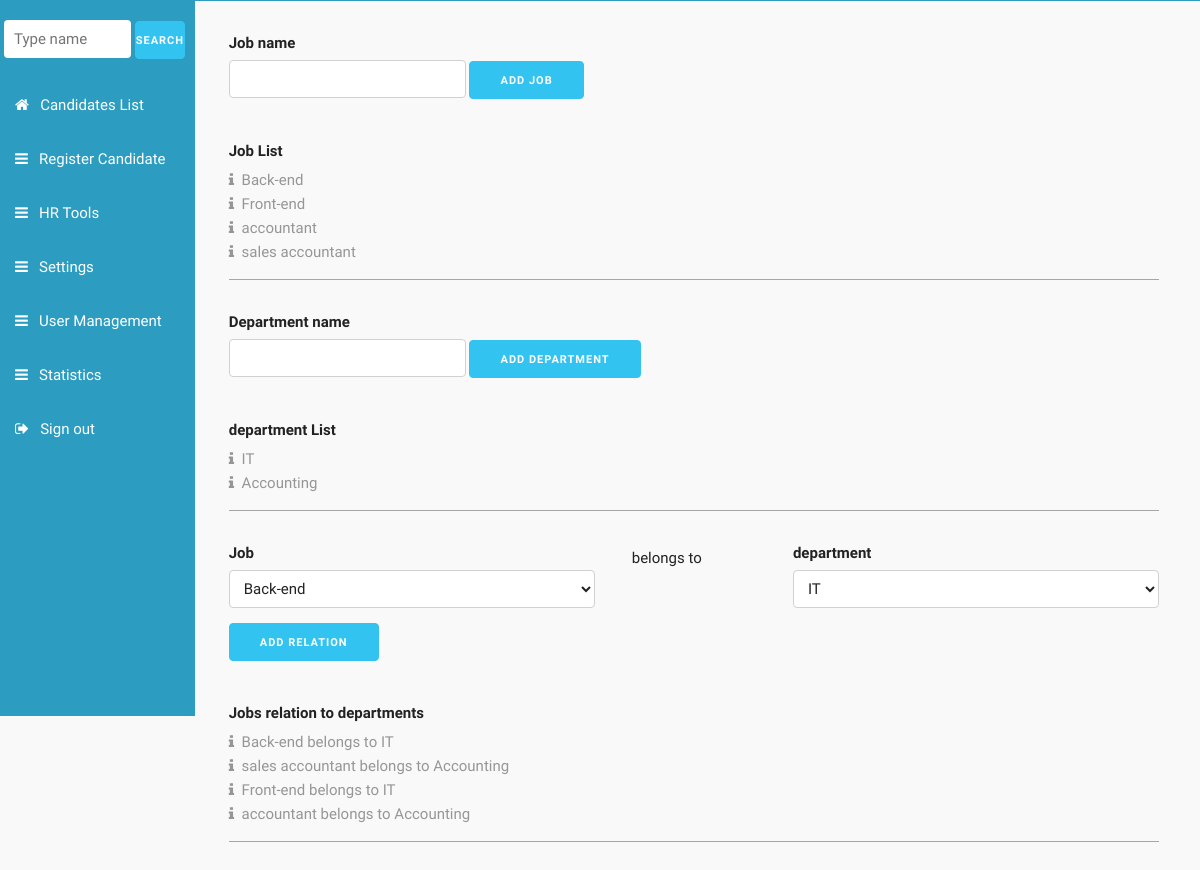
The page /settings.php (signed in) on the database its author committed.
### tables this page shows
CREATE TABLE IF NOT EXISTS `jobs` (
  `description` varchar(255) NOT NULL,
`id` int(11) NOT NULL
);

CREATE TABLE IF NOT EXISTS `departments` (
`id` int(11) NOT NULL,
  `description` varchar(255) NOT NULL
);

### lib/functions.php (called while the page is built, shortened)
<?php
function job_list(){
    Global $link;
    $result = $link->query("SELECT  * FROM  `jobs`");
    while ($row = $result->fetch_assoc()) {
        $jobs[]= $row;
    }
    return $jobs;
}
function job_to_department_list(){
    Global $link;
    $result = $link->query("SELECT `departments`.`description` as department, `jobs`.`description` as job  FROM `jobs_to_departments`
left join `jobs` on `jobs`.`id` = `jobs_to_departments`.`job`
left join `departments` on `departments`.`id` = `jobs_to_departments`.`department`");
    while ($row = $result->fetch_assoc()) {
        $job_to_department[]= $row;
    }
    return $job_to_department;
}
function department_list(){
    Global $link;
    $result = $link->query("SELECT  * FROM  `departments`");
    while ($row = $result->fetch_assoc()) {
        $departments[]= $row;
    }
    return $departments;
}

### settings.php (the view, shortened to what this page needs)
<?php
require_once('lib/functions.php');
$department_list=department_list();
$job_list=job_list();
$job_to_department_list = job_to_department_list();
?>
<?php
require_once("menu.php");
?>
<div class="box-container">
    <div class="row">
        <div class="six columns">
            <form method="post">
                <label for="job_name">Job name</label>
                <input name="job_name" id="job_name"  placeholder="" type="text">
                <input class="button-primary" value="Add Job" type="submit" name="submit-job">
            </form>
        </div>
    </div>
    <label for="job_name">Job List</label>
    <?php
    for($i=0;$i<count($job_list);$i++){
        echo '<div class="row list"><i class="fa fa-info fa-padding" aria-hidden="true"></i>';
        echo $job_list[$i]['description'];
        echo '</div>';
    }
    ?>
</div>
<div class="box-container">
    <div class="row">
        <div class="twelve columns">
            <form method="post">
                <label for="department_name">Department name</label>
                <input name="department_name" id="department_name" placeholder="" type="text">
                <input class="button-primary" value="Add Department" type="submit" name="submit-department">
            </form>
        </div>
    </div>
    <label for="department_name">department List</label>
    <?php
    for($i=0;$i<count($department_list);$i++){
        echo '<div class="row list"><i class="fa fa-info fa-padding" aria-hidden="true"></i>';
        echo $department_list[$i]['description'];
        echo '</div>';
    }
    ?>
</div>
<div class="box-container">
    <div class="row">
        <form method="post">
        <div class="five columns">
            <label for="job">Job</label>
            <select class="u-full-width" id="job" name="job">
                <?php
                for($i=0;$i<count($job_list);$i++){
                    echo '<option value="'.$job_list[$i]['id'].'">'.$job_list[$i]['description'].'</option>';
                }
                ?>
            </select>
        </div>
        <div class="two columns">
            belongs to
        </div>
        <div class="five columns">
            <label for="department">department</label>
            <select class="u-full-width" id="department" name="department">
                <?php
                for($i=0;$i<count($department_list);$i++){
                    echo '<option value="'.$department_list[$i]['id'].'">'.$department_list[$i]['description'].'</option>';
                }
                ?>
            </select>
        </div>
        <input class="button-primary"  value="Add relation" type="submit" name="submit-job-to-department">
    </form>
        <label for="job_name">Jobs relation to departments</label>
        <?php
        for($i=0;$i<count($job_to_department_list);$i++){
            echo '<div class="row list"><i class="fa fa-info fa-padding" aria-hidden="true"></i>';
            echo $job_to_department_list[$i]['job'];
            echo " belongs to ";
            echo $job_to_department_list[$i]['department'];
            echo '</div>';
        }
        ?>
    </div>
</div>
</div>
</body>
</html>

### css/skeleton.css (style rules this page uses)
.column, .columns { width: 100%; float: left; box-sizing: border-box; }
@media (min-width: 550px) { .column, .columns { margin-left: 4%; } }
@media (min-width: 550px) { .column:first-child, .columns:first-child { margin-left: 0; } }
@media (min-width: 550px) { .two.columns { width: 13.3333333333%; } }
@media (min-width: 550px) { .five.columns { width: 39.3333333333%; } }
@media (min-width: 550px) { .six.columns { width: 48%; } }
@media (min-width: 550px) { .twelve.columns { width: 100%; margin-left: 0; } }
html { font-size: 62.5%; }
body { font-size: 1.5em; line-height: 1.6; font-weight: 400; font-family: "Raleway", "HelveticaNeue", "Helvetica Neue", Helvetica, Arial, sans-serif; color: #222; }
.button, button, input[type="submit"], input[type="reset"], input[type="button"] { display: inline-block; height: 38px; padding: 0 30px; color: #555; text-align: center; font-size: 11px; font-weight: 600; line-height: 38px; letter-spacing: .1rem; text-transform: uppercase; text-decoration: none; white-space: nowrap; background-color: transparent; border-radius: 4px; border: 1px solid #bbb; cursor: pointer; box-sizing: border-box; }
.button.button-primary, button.button-primary, input[type="submit"].button-primary, input[type="reset"].button-primary, input[type="button"].button-primary { color: #FFF; background-color: #33C3F0; border-color: #33C3F0; }
input[type="email"], input[type="number"], input[type="search"], input[type="text"], input[type="tel"], input[type="url"], input[type="password"], textarea, select { height: 38px; padding: 6px 10px; background-color: #fff; border: 1px solid #D1D1D1; border-radius: 4px; box-shadow: none; box-sizing: border-box; }
input[type="email"], input[type="number"], input[type="search"], input[type="text"], input[type="tel"], input[type="url"], input[type="password"], textarea { -webkit-appearance: none; -moz-appearance: none; appearance: none; }
label, legend { display: block; margin-bottom: .5rem; font-weight: 600; }
input, textarea, select, fieldset { margin-bottom: 1.5rem; }
pre, blockquote, dl, figure, table, p, ul, ol, form { margin-bottom: 2.5rem; }
.u-full-width { width: 100%; box-sizing: border-box; }
.container:after, .row:after, .u-cf { content: ""; display: table; clear: both; }

### css/style.css (style rules this page uses)
body { font-family: 'Palanquin', sans-serif; background: rgb(249, 249, 249) none repeat scroll 0% 0%; border-top: 0.8px solid #2C9DC0; }
.fa-padding { padding-right: 0.5em; }
.list { color: rgb(150, 150, 150); }
.box-container { border-bottom: 1px #a8a5a5 solid; padding-bottom: 1em; margin-bottom: 2em; }

### rows shown on the page
jobs: description "Back-end"
jobs: description "Front-end"
jobs: description "accountant"
jobs: description "sales accountant"
departments: description "IT", jobs.description "Back-end", jobs.description "Front-end"
departments: description "Accounting", jobs.description "sales accountant", jobs.description "accountant"

### other values the page prints
form field job "Back-end"
form field department "IT"
